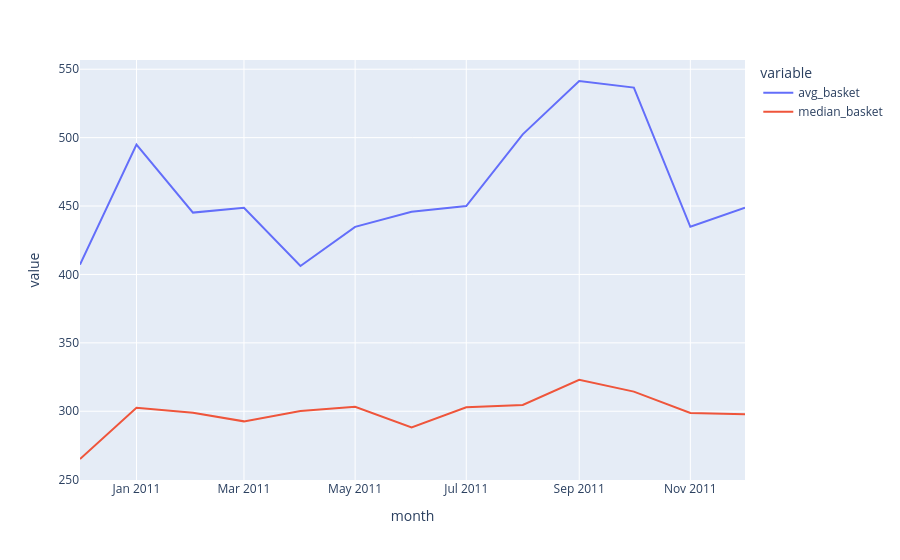

Write notebook code for a chart like this one.
### Code cell
fig_basket_monthly = px.line(
    df_basket,
    x='month',
    y=['avg_basket', 'median_basket'],
    title=''
)
fig_basket_monthly = px.line(
    df_basket,
    x='month',
    y=['avg_basket', 'median_basket'],
    title=''
)
fig_basket_monthly.show()

### Figure 1 — Plotly figure (JSON) as saved in the notebook; plotly's stock layout.template omitted (floating-point values rounded to 4 significant figures)
{"data": [{"hovertemplate": "variable=avg_basket<br>month=%{x}<br>value=%{y}<extra></extra>", "legendgroup": "avg_basket", "line": {"color": "#636efa", "dash": "solid"}, "marker": {"symbol": "circle"}, "mode": "lines", "name": "avg_basket", "orientation": "v", "showlegend": true, "type": "scatter", "x": ["2010-12-01T00:00:00.000000", "2011-01-01T00:00:00.000000", "2011-02-01T00:00:00.000000", "2011-03-01T00:00:00.000000", "2011-04-01T00:00:00.000000", "2011-05-01T00:00:00.000000", "2011-06-01T00:00:00.000000", "2011-07-01T00:00:00.000000", "2011-08-01T00:00:00.000000", "2011-09-01T00:00:00.000000", "2011-10-01T00:00:00.000000", "2011-11-01T00:00:00.000000", "2011-12-01T00:00:00.000000"], "xaxis": "x", "y": [407.1, 494.9, 445.2, 448.7, 406.2, 434.8, 445.8, 450.0, 502.4, 541.4, 536.6, 434.8, 448.8], "yaxis": "y"}, {"hovertemplate": "variable=median_basket<br>month=%{x}<br>value=%{y}<extra></extra>", "legendgroup": "median_basket", "line": {"color": "#EF553B", "dash": "solid"}, "marker": {"symbol": "circle"}, "mode": "lines", "name": "median_basket", "orientation": "v", "showlegend": true, "type": "scatter", "x": ["2010-12-01T00:00:00.000000", "2011-01-01T00:00:00.000000", "2011-02-01T00:00:00.000000", "2011-03-01T00:00:00.000000", "2011-04-01T00:00:00.000000", "2011-05-01T00:00:00.000000", "2011-06-01T00:00:00.000000", "2011-07-01T00:00:00.000000", "2011-08-01T00:00:00.000000", "2011-09-01T00:00:00.000000", "2011-10-01T00:00:00.000000", "2011-11-01T00:00:00.000000", "2011-12-01T00:00:00.000000"], "xaxis": "x", "y": [265.1, 302.6, 298.9, 292.6, 300.2, 303.3, 288.2, 302.9, 304.6, 323.0, 314.4, 298.8, 297.7], "yaxis": "y"}], "layout": {"legend": {"title": {"text": "variable"}, "tracegroupgap": 0}, "margin": {"t": 60}, "xaxis": {"anchor": "y", "domain": [0, 1], "title": {"text": "month"}}, "yaxis": {"anchor": "x", "domain": [0, 1], "title": {"text": "value"}}}}
